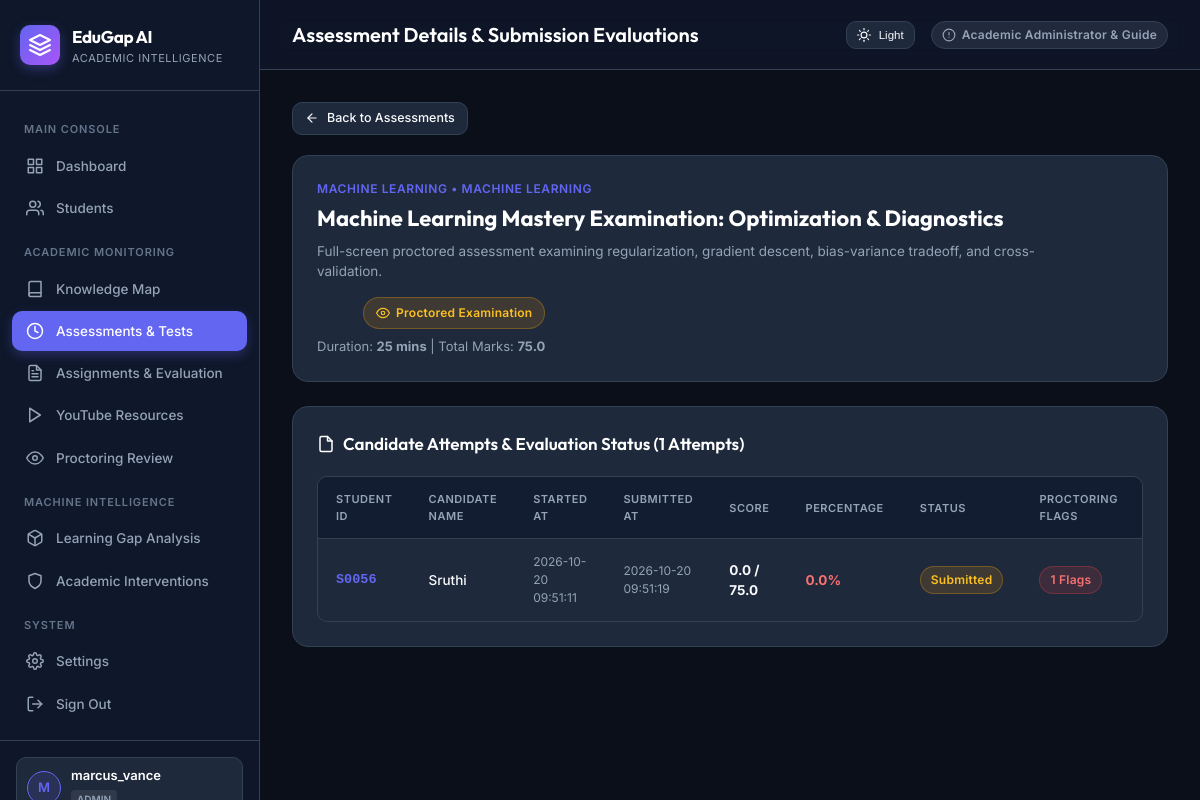
Screenshot of /assessments/4 (signed in) with the database file from the repository.
### tables this page shows
CREATE TABLE assessments (
        id INTEGER PRIMARY KEY AUTOINCREMENT,
        title TEXT NOT NULL,
        description TEXT,
        subject TEXT NOT NULL,
        topic TEXT NOT NULL,
        duration_minutes INTEGER DEFAULT 30,
        passing_marks REAL DEFAULT 50.0,
        total_marks REAL DEFAULT 100.0,
        negative_marking REAL DEFAULT 0.0,
        attempt_limit INTEGER DEFAULT 1,
        shuffle_questions INTEGER DEFAULT 1,
        shuffle_options INTEGER DEFAULT 1,
        is_proctored INTEGER DEFAULT 1,
        proctoring_strictness TEXT DEFAULT 'Standard',
        assigned_to_student_id TEXT,
        due_date TIMESTAMP,
        is_published INTEGER DEFAULT 1,
        results_published INTEGER DEFAULT 1,
        created_by TEXT DEFAULT 'Admin',
        created_at TIMESTAMP DEFAULT CURRENT_TIMESTAMP
    );

CREATE TABLE assessment_attempts (
        id INTEGER PRIMARY KEY AUTOINCREMENT,
        assessment_id INTEGER NOT NULL,
        student_id TEXT NOT NULL,
        started_at TIMESTAMP DEFAULT CURRENT_TIMESTAMP,
        submitted_at TIMESTAMP,
        time_taken_seconds INTEGER DEFAULT 0,
        score REAL DEFAULT 0.0,
        max_score REAL DEFAULT 100.0,
        percentage REAL DEFAULT 0.0,
        passed INTEGER DEFAULT 0,
        status TEXT DEFAULT 'in_progress', -- 'in_progress', 'submitted', 'evaluated'
        proctoring_flag_count INTEGER DEFAULT 0,
        review_status TEXT DEFAULT 'normal', -- 'normal', 'flagged', 'under_review', 'reviewed'
        review_notes TEXT,
        evaluated_by TEXT,
        evaluated_at TIMESTAMP,
        FOREIGN KEY (assessment_id) REFERENCES assessments(id) ON DELETE CASCADE,
        FOREIGN KEY (student_id) REFERENCES students(student_id)
    );

CREATE TABLE students (
    student_id TEXT PRIMARY KEY,
    average_quiz_score REAL,
    average_assignment_score REAL,
    average_learning_gap REAL,
    average_attendance REAL,
    overall_risk TEXT
, name TEXT, email TEXT, department TEXT DEFAULT 'Computer Science & Engineering', enrollment_date TEXT DEFAULT '2025-08-01');

### app.py (the view)
@app.route("/assessments/<int:assessment_id>")
@login_required
def assessment_detail(assessment_id):
    connection = get_db_connection()
    assessment = connection.execute("SELECT * FROM assessments WHERE id = ?", (assessment_id,)).fetchone()
    if not assessment:
        connection.close()
        flash("Assessment not found.", "error")
        return redirect(url_for("assessments_page"))
    attempts = connection.execute("""
        SELECT att.*, s.name as student_name
        FROM assessment_attempts att
        LEFT JOIN students s ON s.student_id = att.student_id
        WHERE att.assessment_id = ?
        ORDER BY att.id DESC
    """, (assessment_id,)).fetchall()
    connection.close()
    return render_template("assessment_detail.html", assessment=assessment, attempts=attempts)

### app.py (called while the page is built)
def get_db_connection():
    connection = sqlite3.connect(DATABASE)
    connection.row_factory = sqlite3.Row
    return connection

def login_required(f):
    @wraps(f)
    def decorated_function(*args, **kwargs):
        if "user_id" not in session:
            flash("Please authenticate to access the academic platform.", "info")
            return redirect(url_for("login"))
        return f(*args, **kwargs)
    return decorated_function

### templates/assessment_detail.html (shortened to what this page needs)
{% extends "base.html" %}
{% block header_title %}Assessment Details & Submission Evaluations{% endblock %}
{% block content %}
<div style="margin-bottom: 20px;">
    <a href="{{ url_for('assessments_page') }}" class="btn btn-secondary btn-sm">
        <svg class="icon icon-sm" viewBox="0 0 24 24"><line x1="19" y1="12" x2="5" y2="12"/><polyline points="12 19 5 12 12 5"/></svg>
        <span>Back to Assessments</span>
    </a>
</div>
<div class="card" style="margin-bottom: 24px;">
    <div style="display: flex; justify-content: space-between; align-items: flex-start; flex-wrap: wrap; gap: 16px;">
        <div>
            <div style="font-size: 12px; font-weight: 600; text-transform: uppercase; color: var(--primary); letter-spacing: 0.05em; margin-bottom: 4px;">
                {{ assessment['subject'] }} &bull; {{ assessment['topic'] }}
            </div>
            <h2 style="font-family: 'Outfit', sans-serif; font-size: 22px; color: #ffffff; margin-bottom: 6px;">{{ assessment['title'] }}</h2>
            <p style="font-size: 13.5px; color: var(--text-secondary); max-width: 750px;">{{ assessment['description'] }}</p>
        </div>
        <div style="text-align: right;">
            {% if assessment['is_proctored'] %}
            <span class="badge badge-medium" style="font-size: 12px; padding: 6px 12px; margin-bottom: 8px;">
                <svg class="icon icon-sm" viewBox="0 0 24 24"><path d="M1 12s4-8 11-8 11 8 11 8-4 8-11 8-11-8-11-8z"/><circle cx="12" cy="12" r="3"/></svg>
                Proctored Examination
            </span>
            {% endif %}
            <div style="font-size: 13px; color: var(--text-secondary);">Duration: <strong>{{ assessment['duration_minutes'] }} mins</strong> | Total Marks: <strong>{{ assessment['total_marks'] }}</strong></div>
        </div>
    </div>
</div>
<div class="card">
    <div class="card-header">
        <h3>
            <svg class="icon" viewBox="0 0 24 24"><path d="M14 2H6a2 2 0 0 0-2 2v16a2 2 0 0 0 2 2h12a2 2 0 0 0 2-2V8z"/><polyline points="14 2 14 8 20 8"/></svg>
            <span>Candidate Attempts & Evaluation Status ({{ attempts|length }} Attempts)</span>
        </h3>
    </div>
    <div class="table-container">
        <table>
            <thead>
                <tr>
                    <th>Student ID</th>
                    <th>Candidate Name</th>
                    <th>Started At</th>
                    <th>Submitted At</th>
                    <th>Score</th>
                    <th>Percentage</th>
                    <th>Status</th>
                    <th>Proctoring Flags</th>
                    <th>Action</th>
                </tr>
            </thead>
            <tbody>
                {% for att in attempts %}
                <tr>
                    <td style="font-family: monospace; font-weight: 600; color: var(--primary);">
                        {{ att['student_id'] }}
                    </td>
                    <td style="font-weight: 500;">
                        {{ att['student_name'] if att['student_name'] else 'Candidate ' ~ att['student_id'] }}
                    </td>
                    <td style="font-size: 12px; color: var(--text-secondary);">
                        {{ att['started_at'] }}
                    </td>
                    <td style="font-size: 12px; color: var(--text-secondary);">
                        {{ att['submitted_at'] if att['submitted_at'] else 'In Progress' }}
                    </td>
                    <td>
                        <strong>{{ "%.1f"|format(att['score']) }} / {{ att['max_score'] }}</strong>
                    </td>
                    <td>
                        <span style="font-weight: 700; color: {% if att['percentage'] >= assessment['passing_marks'] %}#34d399{% else %}#f87171{% endif %};">
                            {{ "%.1f"|format(att['percentage']) }}%
                        </span>
                    </td>
                    <td>
                        {% if att['status'] == 'submitted' %}
                            <span class="badge badge-medium">Submitted</span>
                        {% elif att['status'] == 'evaluated' %}
                            <span class="badge badge-low">Evaluated</span>
                        {% else %}
                            <span class="badge badge-neutral">In Progress</span>
                        {% endif %}
                    </td>
                    <td>
                        {% if att['proctoring_flag_count'] > 0 %}
                            <span class="badge badge-high">{{ att['proctoring_flag_count'] }} Flags</span>
                        {% else %}
                            <span class="badge badge-low">Clean</span>
                        {% endif %}
                    </td>
                    <td>
                    </td>
                </tr>
                {% else %}
                <tr>
                    <td colspan="9" style="text-align: center; color: var(--text-secondary); padding: 24px;">
                        No student attempts submitted for this examination yet.
                    </td>
                </tr>
                {% endfor %}
            </tbody>
        </table>
    </div>
</div>
{% endblock %}

### templates/base.html (style rules this page uses)
:root { --bg-body: #0b0f19; --bg-sidebar: #0f172a; --bg-card: #1e293b; --bg-card-hover: #263349; --border-color: #334155; --text-primary: #f8fafc; --text-secondary: #94a3b8; --text-muted: #64748b; --primary: #6366f1; --primary-hover: #4f46e5; --primary-light: rgba(99, 102, 241, 0.15); --success: #10b981; --success-light: rgba(16, 185, 129, 0.15); --warning: #f59e0b; --warning-light: rgba(245, 158, 11, 0.15); --danger: #ef4444; --danger-light: rgba(239, 68, 68, 0.15); --info: #0ea5e9; --info-light: rgba(14, 165, 233, 0.15); --radius-sm: 6px; --radius-md: 10px; --radius-lg: 16px; --transition: all 0.2s cubic-bezier(0.4, 0, 0.2, 1); }
* { box-sizing: border-box; margin: 0; padding: 0; }
body { font-family: 'Inter', system-ui, -apple-system, sans-serif; background-color: var(--bg-body); color: var(--text-primary); line-height: 1.5; min-height: 100vh; display: flex; }
.icon { display: inline-flex; align-items: center; justify-content: center; width: 18px; height: 18px; stroke-width: 2; stroke: currentColor; fill: none; stroke-linecap: round; stroke-linejoin: round; flex-shrink: 0; }
.icon-sm { width: 14px; height: 14px; }
.btn { display: inline-flex; align-items: center; justify-content: center; gap: 8px; padding: 8px 16px; font-size: 13.5px; font-weight: 500; border-radius: var(--radius-md); text-decoration: none; cursor: pointer; border: 1px solid transparent; transition: var(--transition); }
.btn-secondary { background-color: var(--bg-card); border-color: var(--border-color); color: var(--text-primary); }
.btn-sm { padding: 6px 12px; font-size: 12.5px; }
.card { background: var(--bg-card); border: 1px solid var(--border-color); border-radius: var(--radius-lg); padding: 24px; transition: var(--transition); }
.card-header { display: flex; align-items: center; justify-content: space-between; margin-bottom: 20px; }
.card-header h3 { font-family: 'Outfit', sans-serif; font-size: 17px; font-weight: 600; color: #ffffff; display: flex; align-items: center; gap: 8px; }
.badge { display: inline-flex; align-items: center; gap: 6px; padding: 4px 10px; border-radius: 9999px; font-size: 12px; font-weight: 600; letter-spacing: 0.02em; }
.badge-high { background: var(--danger-light); color: #f87171; border: 1px solid rgba(239, 68, 68, 0.3); }
.badge-medium { background: var(--warning-light); color: #fbbf24; border: 1px solid rgba(245, 158, 11, 0.3); }
.table-container { overflow-x: auto; border-radius: var(--radius-md); border: 1px solid var(--border-color); }
table { width: 100%; border-collapse: collapse; text-align: left; font-size: 13.5px; }
th { background: #131d31; color: var(--text-secondary); font-weight: 600; padding: 14px 18px; border-bottom: 1px solid var(--border-color); text-transform: uppercase; font-size: 11px; letter-spacing: 0.05em; }
td { padding: 14px 18px; border-bottom: 1px solid var(--border-color); color: var(--text-primary); }
tr:last-child td { border-bottom: none; }

### rows the page displays
assessments: subject "MACHINE LEARNING", topic "MACHINE LEARNING", title "Machine Learning Mastery Examination: Optimization & Diagnostics", description "Full-screen proctored assessment examining regularization, gradient descent, bias-variance tradeoff, and cross-validation.", duration_minutes "25", total_marks "75.0"
assessment_attempts: student_id "S0056", name "Sruthi", started_at "2026-10-20 09:51:11", submitted_at "2026-10-20 09:51:19", score "0.0", max_score "75.0", percentage "0.0", status "Submitted", proctoring_flag_count "1"

### other values shown
{{ session.get("username", "U")[0]|upper }} "M"
{{ session.get("username", "User") }} "marcus_vance"
{{ attempts|length }} "1"
